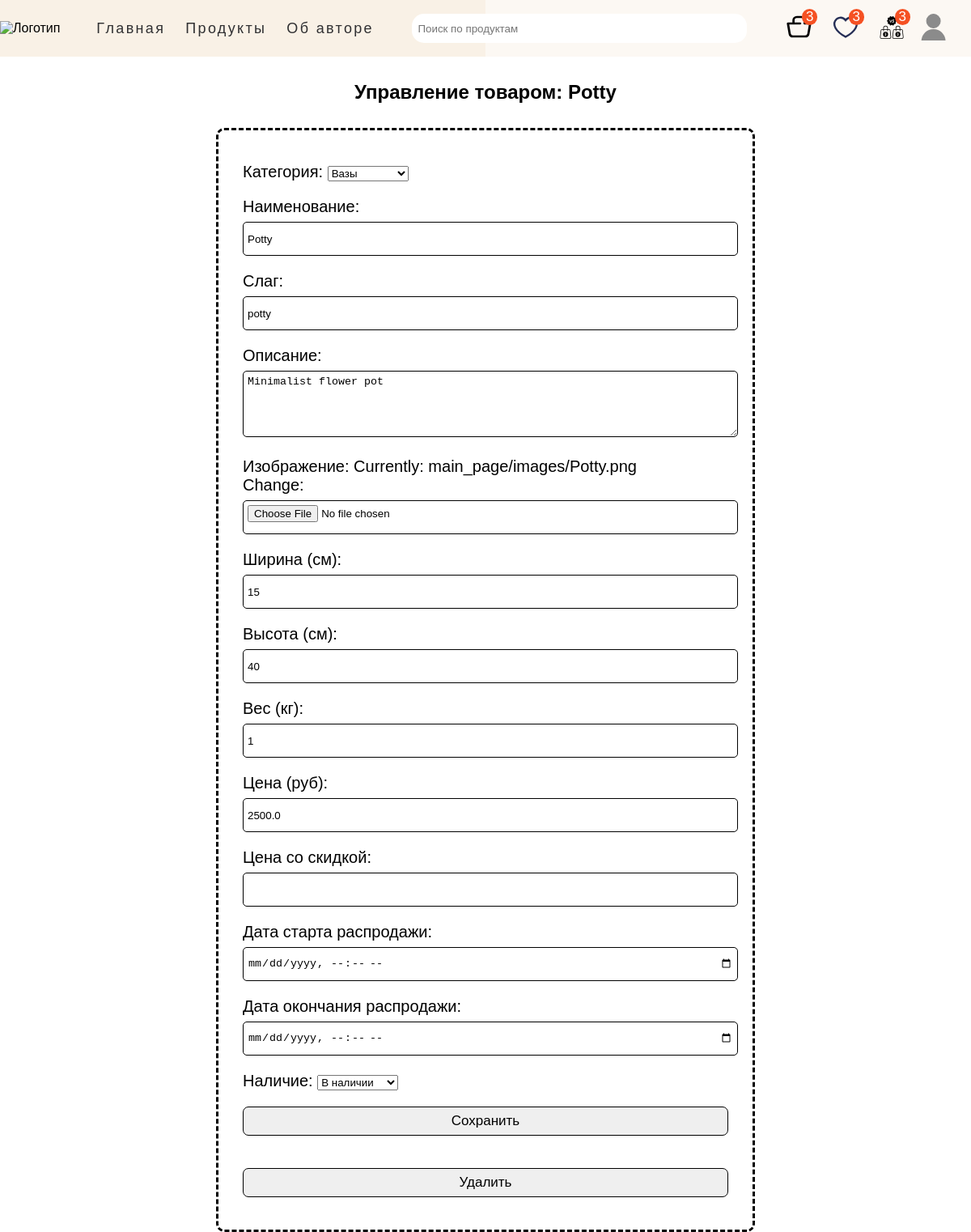
Page /products/product/7/potty (signed in) on the earlier database version.
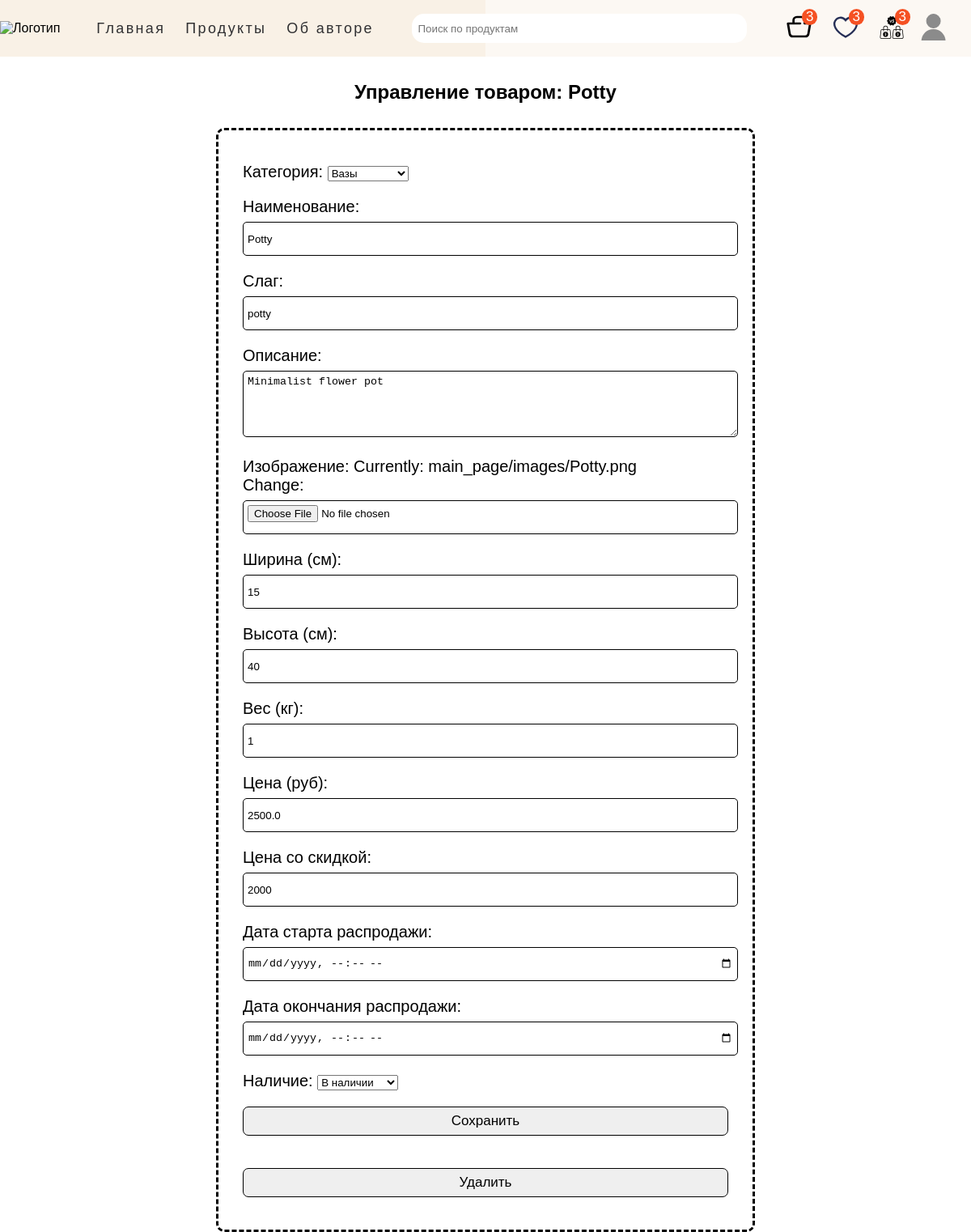
Same page on the later database version.
### main_page/models.py (models this page shows, shortened)
class Product(models.Model):
    category = models.ForeignKey(Category, on_delete=models.CASCADE, null=True,
                                 verbose_name='Категория')
    name = models.CharField(max_length=50, db_index=True, verbose_name='Наименование', null=True)
    slug = models.SlugField(max_length=100, db_index=True, null=True, verbose_name='Слаг')
    description = models.TextField(max_length=350, verbose_name='Описание', null=True)
    img = models.ImageField(upload_to='main_page/images', verbose_name='Изображение', null=True)
    width = models.CharField(max_length=10, verbose_name='Ширина (см)', null=True)
    height = models.CharField(max_length=10, verbose_name='Высота (см)', null=True)
    weight = models.CharField(max_length=10, verbose_name='Вес (кг)', null=True)
    price = models.FloatField(max_length=6, verbose_name='Цена (руб)', null=True)
    discount_price = models.CharField(max_length=10, null=True, verbose_name='Цена со скидкой')
    start_date = models.DateTimeField(null=True, blank=True, verbose_name='Дата старта распродажи')
    end_date = models.DateTimeField(null=True, blank=True, verbose_name='Дата окончания распродажи')
    availability_status = models.ForeignKey(ProductAvailability, on_delete=models.CASCADE, null=True, verbose_name='Наличие')
    reviewer = models.ForeignKey(Profile, on_delete=models.CASCADE, null=True, blank=True)
    vote_total = models.IntegerField(default=0, null=True, blank=True)
    vote_ratio = models.IntegerField(default=0, null=True, blank=True)
    created = models.DateTimeField(auto_now_add=True, null=True)
    updated = models.DateTimeField(auto_now=True, null=True)
    cart_prods = models.ForeignKey(ShoppingCart, on_delete=models.CASCADE, null=True)
    class Meta:
        ordering = ('name', '-vote_ratio', '-vote_total')
        index_together = ('id', 'slug',)
        verbose_name = 'Товар'
        verbose_name_plural = 'Товары'

### main_page/views.py (the view, shortened to what this page needs)
# urls.py: path('product/<int:prod_id>/<slug:slug>', views.product_detail, name='product_detail'),
@login_required
def product_detail(request, prod_id, slug):
    menu = Menu.objects.all()
    product = Product.objects.get(id=prod_id, slug=slug)
    cart_prods_counter = request.user.shoppingcart_set.all()
    favourite_prods_counter = request.user.favourite_set.all()
    compare_prods_counter = request.user.compare_set.all()
    if request.method == 'GET':
        if request.user.is_staff or request.user.is_superuser:
            form_prod = ProductForm(instance=product)
            return render(request, 'main_page/edit_prod.html', {
                'product': product,
                'form_prod': form_prod,
                'menu': menu,
                'cart_prods_counter': cart_prods_counter,
                'favourite_prods_counter': favourite_prods_counter,
                'compare_prods_counter': compare_prods_counter
            })

### main_page/forms.py
class ProductForm(ModelForm):
    class Meta:
        model = Product
        fields = ['category', 'name', 'slug', 'description', 'img', 'width', 'height', 'weight', 'price',
                  'discount_price', 'start_date', 'end_date', 'availability_status']
        widgets = {
            'start_date': forms.DateTimeInput(attrs={'type': 'datetime-local'}),
            'end_date': forms.DateTimeInput(attrs={'type': 'datetime-local'})
        }

### main_page/models.py (called while the page is built)
    def __str__(self):
        return self.name

    def __str__(self):
        return self.availability_status

### templates/main_page/edit_prod.html (shortened to what this page needs)
{% extends 'main_page/base.html' %}
{% load static %}
{% block css %}
    <link rel="stylesheet" href="{% static 'css/edit-prod.css' %}">
{% endblock %}
{% block content %}
    <h2>Управление товаром: <b>{{ product.name }}</b></h2>
    <section>
        <div class="content container">
            <div class="edit-product">
                <form method="post" class="edit-form" enctype="multipart/form-data">
                    {{ form_prod.as_p }}
                    <div class="button">
                        <button class="save-btn btn">Сохранить</button>
                    </div>
                </form>
                <div class="control-buttons">
                    <form action="{% url 'main_page:delete' product.id %}" method="post" class="edit-form">
                        <div class="button">
                            <button class="del-btn btn">Удалить</button>
                        </div>
                    </form>
                </div>
            </div>
        </div>
    </section>
{% endblock %}

Differences in the rows shown:
changed Product "Potty": discount_price (not shown) → "2000"
